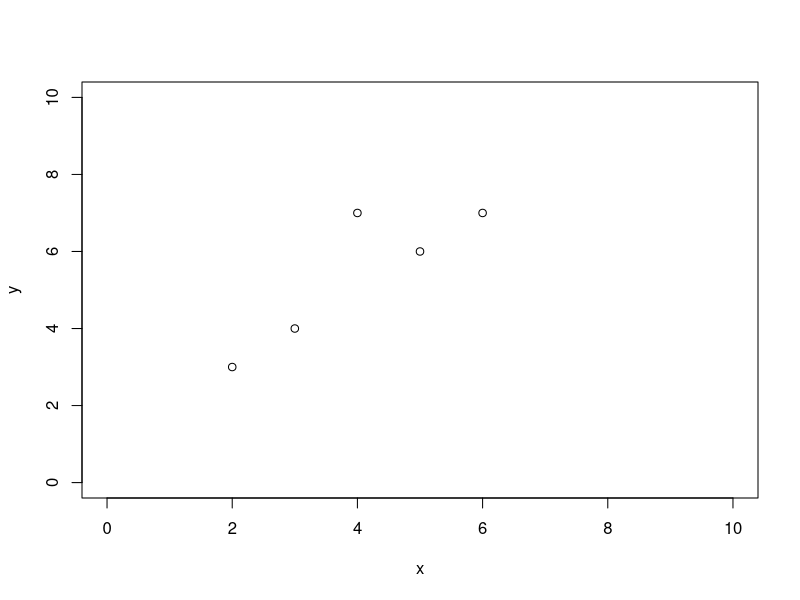
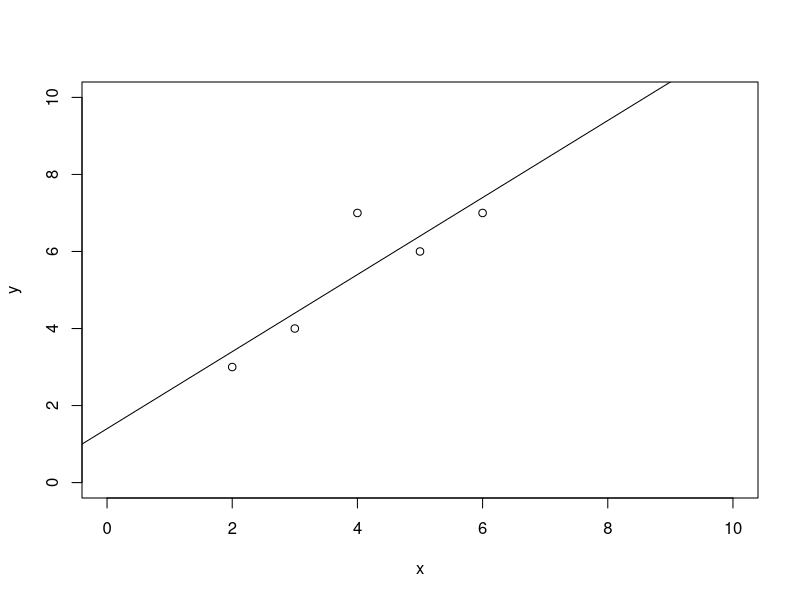
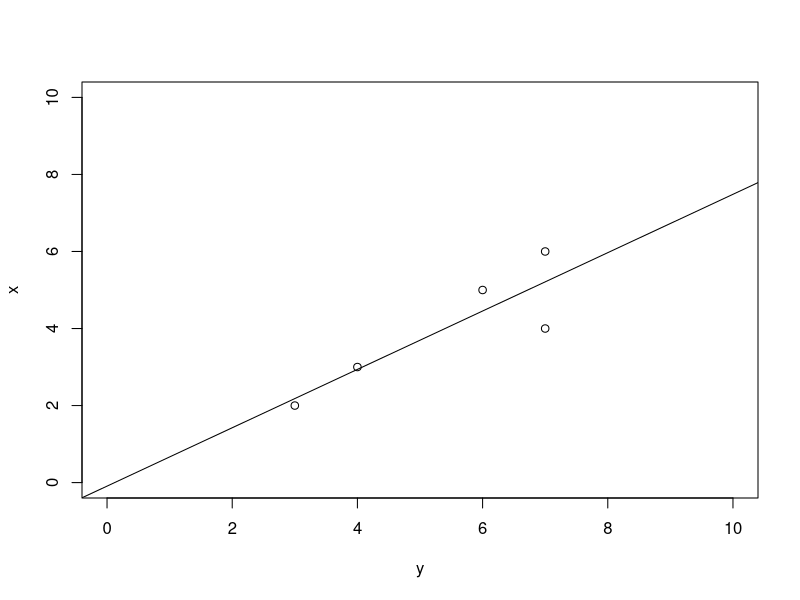
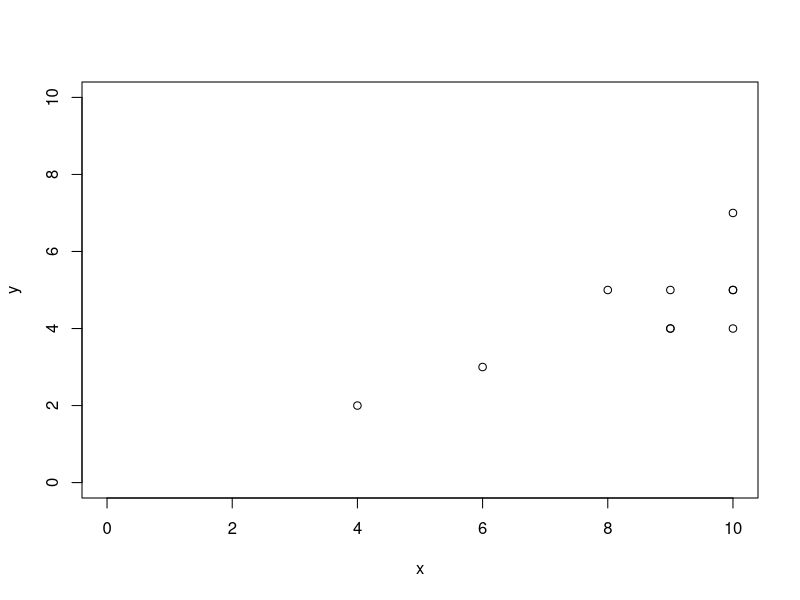
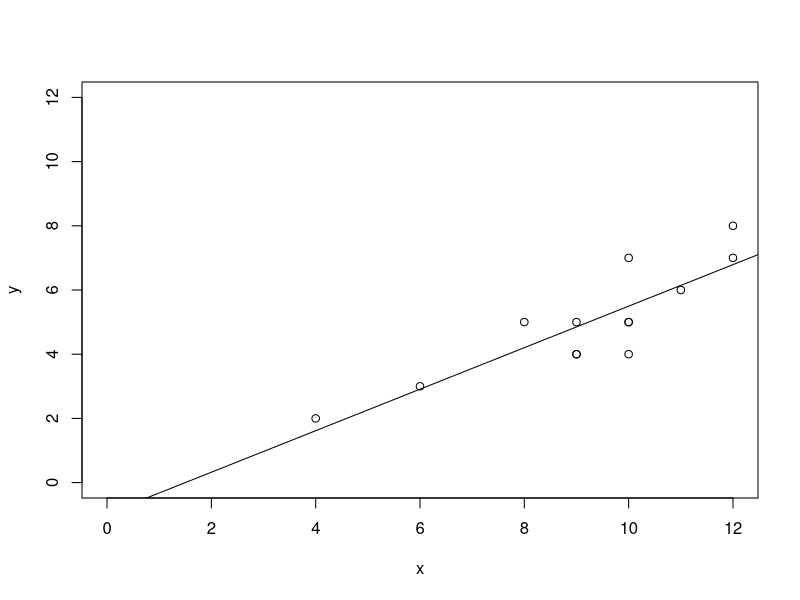

R code for these plots, in order: (Note: this script raises an error after producing the figures.)
#SHEET 4
library("tidyverse")
library("tidyr")
library("dplyr")
library("ggplot2")

#Aufgabe 1.1.
x <- c(2, 6, 3, 4, 5)
y <- c(3, 7, 4, 7, 6)
plot(x = x, y = y,
     xlim = c(0,10),
     ylim = c(0,10))

#(a) covariance
covariance <- cov(x,y)
#(b)  coefficient of correlation
sd_x <- sd(x)
sd_y <- sd(y)
var_x <- var(x)
var_y <- var(y)
coef_cor <- covariance/(sd_x * sd_y)
#Funktion aus R
coef_cor <- cor(x,y)
#regression line: criterion variable Y and predictor variable X
linear_regression <- lm(y ~ x)
summary(linear_regression)
plot(x = x, y = y,
     xlim = c(0,10),
     ylim = c(0,10))
abline(linear_regression)
#regression line: criterion variable X and predictor variable Y
linear_regression <- lm(x ~ y)
summary(linear_regression)
plot(x = y, y = x,
     xlim = c(0,10),
     ylim = c(0,10))
abline(linear_regression)

#Aufgabe 1.2.
x <- c(10, 9, 9, 11, 10, 10, 6, 10, 8, 12, 9, 4, 12)
y <- c(5, 5, 4, 6, 7, 5, 3, 4, 5, 7, 4, 2, 8)
#(a)
plot(x = x, 
     y = y,
     xlim = c(0,10),
     ylim = c(0,10))
#(b)
#positive
#(c)
cov <- cov(x = x, y = y)
cor <- cor(x = x, y = y)
#(d) y = ax + b
linear_regression <- lm(y ~ x)
plot(x = x, y = y,
     xlim = c(0,12),
     ylim = c(0,12))
abline(linear_regression)
#wir speichern uns die Koeffizienten der Regressionsgeradengleichung y = a + bx
#a ist die Steigung der Regressionsgeraden und b der Y-Achsenabschnitt
a <- linear_regression$coefficients[1]
b <- linear_regression$coefficients[2]

#(e)
y <- a + b * 8

#Tibble mit  den restlichen Werten und den fitted Values
data <- tibble(time_spend = x,
               exam_score = y, 
               residual_values = linear_regression$residuals,
               predicted_scores = linear_regression$fitted.values)

#(g)
#Bestimmtheitsmass/Determinationskoeffizient
B <- cor(results$time,results$score)^2

#Aufgabe 2.1.
#(b) no!
#(a)
data <- tibble(cafe = c(seq(1,5,1)),
               X = c(3,8,7,9,5),
               Y = c(6,7,10,8,4))

spearman_cor <- cor(data$X, data$Y, method = "spearman")
#(c)?

#Aufgabe 2.1.
#(a)
#(b)
values <- tibble(Pass = c(40,20,10),
               Fail = c(10,10,10))
#compute expected values
expected_values <- chisq.test(values)$expected
#compute chi squared
chi_squared <- chisq.test(values)$statistic
chi_squared <- sum((expected_values-values)^2/expected_values)
#compute contigency coefficiant C
C <- (chi_squared/(sum(values$Pass)+sum(values$Fail)+chi_squared))^0.5
#compute C corrected
C_star <- min(length(values$Pass), ncol(values))
C_corr <- C * (C_star/(C_star-1))^0.5


